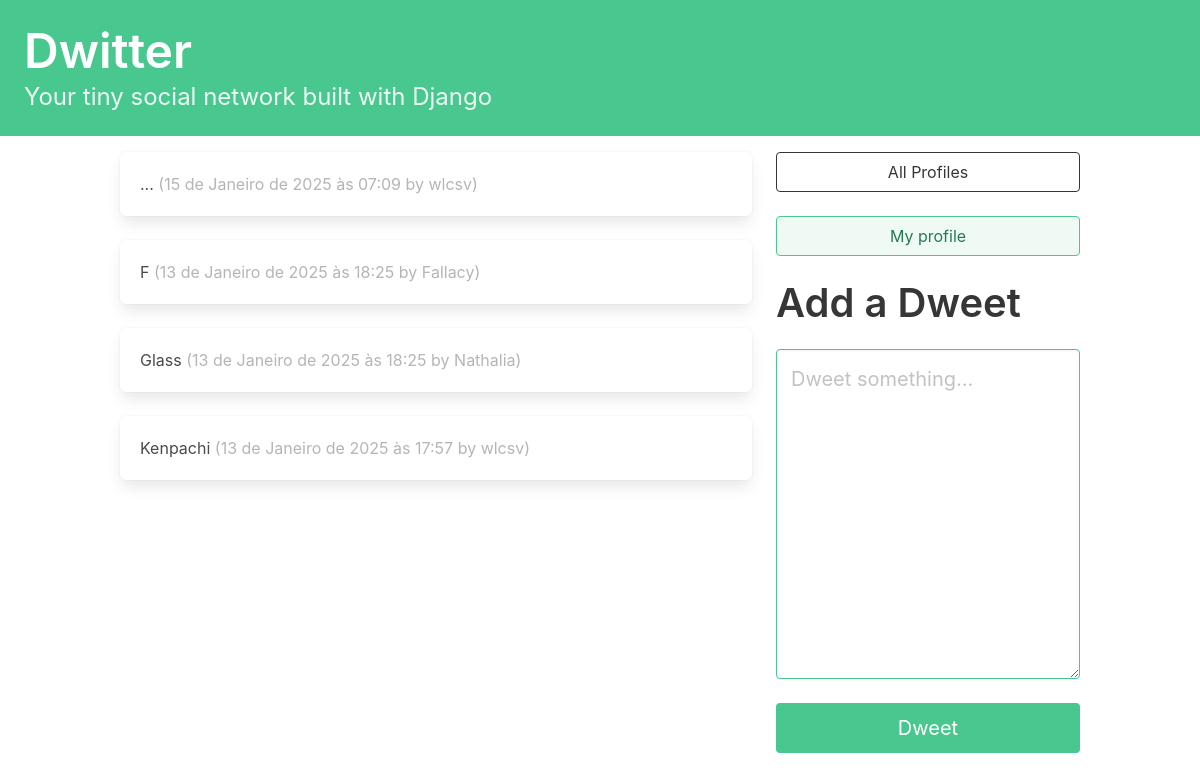
Page / (signed in) on the earlier database version.
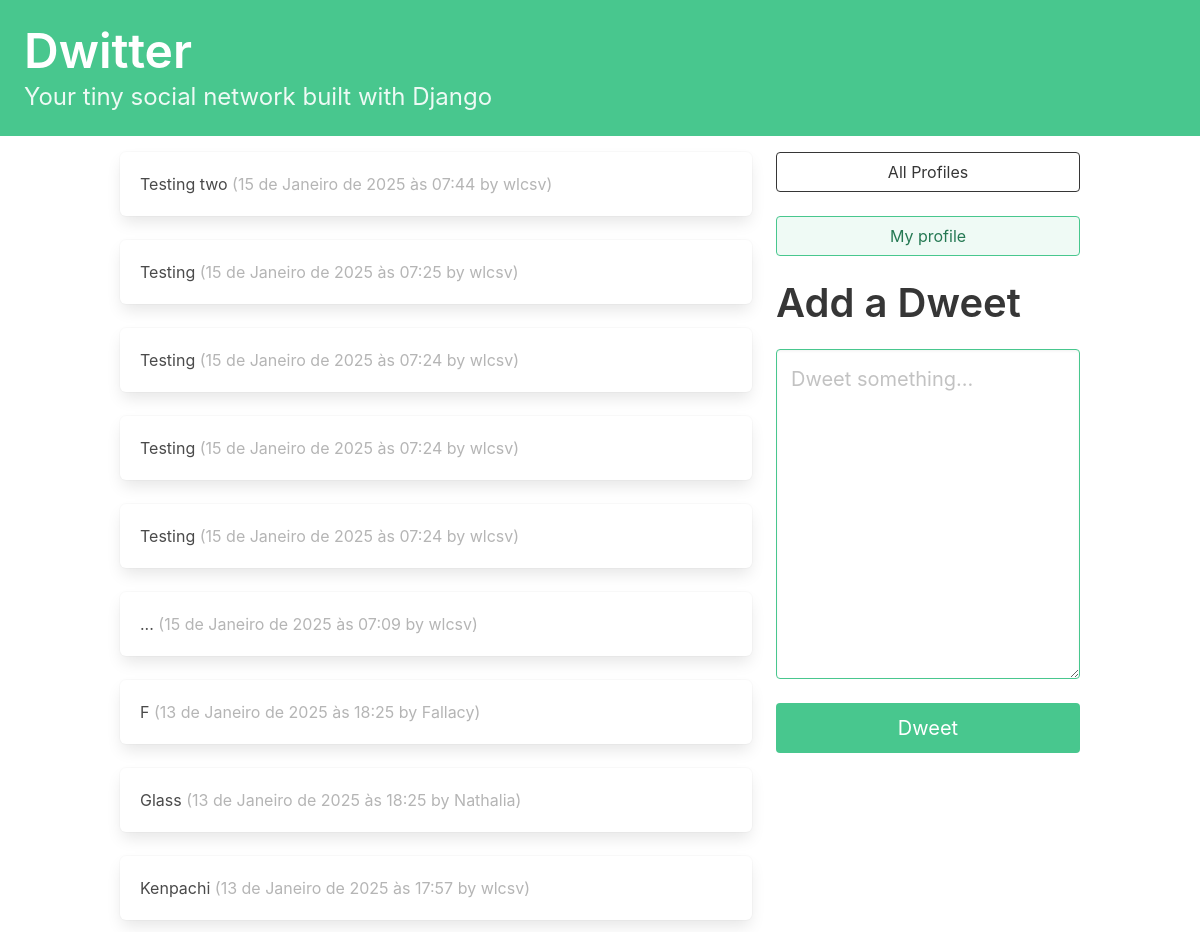
Same page on the later database version.
### dwitter/models.py (models this page shows, shortened)
class Dweet(models.Model):
    user = models.ForeignKey(
        User, related_name="dweets", on_delete=models.DO_NOTHING
    )
    body = models.CharField(max_length=140)
    created_at = models.DateTimeField(auto_now_add=True)

### dwitter/views.py (the view)
# urls.py: path("", dashboard, name="dashboard"),
def dashboard(request):
    form = DweetForm(request.POST or None)
    if request.method == "POST":
        if form.is_valid():
            dweet = form.save(commit=False)
            dweet.user = request.user
            dweet.save()
            return redirect("dwitter:dashboard")
    followed_dweets = Dweet.objects.filter(
        user__profile__in = request.user.profile.follows.all()
    ).order_by("-created_at")
    return render(
        request,
        "dwitter/dashboard.html",
        {"form": form, "dweets": followed_dweets},
    )

### dwitter/forms.py
class DweetForm(forms.ModelForm):
    body = forms.CharField(
        required=True,
        widget=forms.widgets.Textarea(
            attrs = {
                "placeholder": "Dweet something...",
                "class": "textarea is-success is-medium",
            }
        ),
        label="",
    )
    class Meta:
        model = Dweet
        exclude = ("user", )

### dwitter/templates/dwitter/dashboard.html (shortened to what this page needs)
{% extends "base.html" %}
{% block content %}
<div class="column">
  {% for dweet in dweets %}
    <div class="box">
      {{ dweet.body }}
      <span class="is-small has-text-grey-light">
        ({{ dweet.created_at }} by {{ dweet.user.username }})
      </span>
    </div>
  {% endfor %}
</div>
<div class="column is-one-third">
  <div class="block">
    <a href="{% url 'dwitter:profile_list' %}">
      <button class="button is-dark is-outlined is-fullwidth">
        All Profiles
      </button>
    </a>
  </div>
  <div class="block">
    <a href="{% url 'dwitter:profile' request.user.profile.id %}">
      <button class="button is-success is-light is-outlined is-fullwidth">
        My profile
      </button>
    </a>
  </div>
  <div class="block">
    <div class="block">
      <h2 class="title is-2">Add a Dweet</p>
    </div>
    <div class="block">
      <form method="post">
        {{ form.as_p }}
        <button class="button is-success is-fullwidth is-medium mt-5"
                type="submit">Dweet
        </button>
      </form>
    </div>
  </div>
</div>
{% endblock content %}

Differences in the rows shown:
added Dweet: body "Testing two", created_at "15 de Janeiro de 2025 às 07:44", user.username "wlcsv"
added Dweet: body "Testing", created_at "15 de Janeiro de 2025 às 07:25", user.username "wlcsv"
added Dweet: body "Testing", created_at "15 de Janeiro de 2025 às 07:24", user.username "wlcsv"
added Dweet: body "Testing", created_at "15 de Janeiro de 2025 às 07:24", user.username "wlcsv"
added Dweet: body "Testing", created_at "15 de Janeiro de 2025 às 07:24", user.username "wlcsv"
